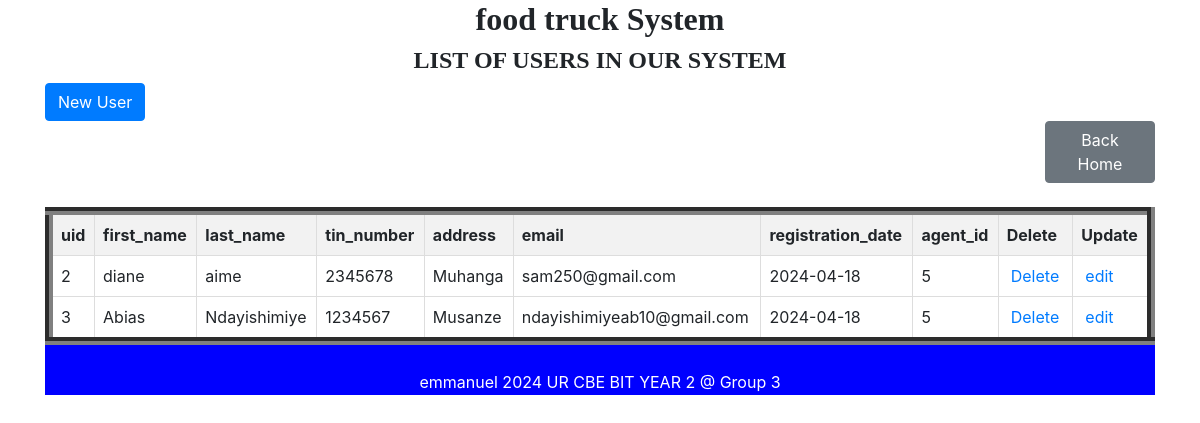
/user_table.php, run on the app's committed database.
### tables this page shows
CREATE TABLE `user` (
  `uid` int(11) NOT NULL,
  `first_name` varchar(100) NOT NULL,
  `last_name` varchar(100) NOT NULL,
  `tin_number` int(25) NOT NULL,
  `address` varchar(100) NOT NULL,
  `email` varchar(100) NOT NULL,
  `registration_date` date NOT NULL,
  `agent_id` int(11) DEFAULT NULL
);

### user_table.php (the view, shortened to what this page needs)
<!DOCTYPE html>
<html>
<head>
    <link href="https://stackpath.bootstrapcdn.com/bootstrap/4.5.2/css/bootstrap.min.css" rel="stylesheet">
</head>
<body>
    <div class="container">
        <h2 style="text-align: center; font-family: century; font-weight: bold;">food truck System</h2>
        <h4 style="text-align: center; font-family: century; font-weight: bold;">LIST OF USERS IN OUR SYSTEM</h4>
        <a href="user_form.php" class="btn btn-primary" style="margin-top: 0px;">New User</a>
        <a href="home.html" class="btn btn-secondary" style="margin-left: 1000px;">Back Home</a>
        <table class="table table-bordered">
            <thead class="bg-warning">
<?php
include "dbconnection.php";
$connection = new mysqli($host, $user, $pass, $database);
$sql = "SELECT * FROM user";
$result = $connection->query($sql);
?>
<!DOCTYPE html>
<html>
<head>
</head>
<body>
    <table border="5">
        <table border="8">
        <tr>
            <th>uid</th>
            <th>first_name</th>
            <th>last_name</th>
            <th>tin_number</th>
            <th>address</th>
            <th>email</th>
            <th>registration_date</th>
            <th>agent_id</th>
            <th>Delete</th>
            <th>Update</th>
        </tr>
        <?php
        if ($result->num_rows > 0) {
            while ($row = $result->fetch_assoc()) {
                echo "<tr>
                    <td>" . $row['uid'] . "</td>
                    <td>" . $row['first_name'] . "</td>
                    <td>" . $row['last_name'] . "</td>
                    <td>" . $row['tin_number'] . "</td>
                    <td>" . $row['address'] . "</td>
                    <td>" . $row['email'] . "</td>
                    <td>" . $row['registration_date'] . "</td>
                    <td>" . $row['agent_id'] . "</td>
                    <td><a style='padding:4px' href='deleteuser.php?uid={$row['uid']}'>Delete</a></td>
                    <td><a style='padding:4px' href='user_edit.php?uid={$row['uid']}'>edit</a></td>
                </tr>";
            }
        } else {
            echo "<tr><td colspan='8'>No data found</td></tr>";
        }
        ?>
    </table>
</body>
</html>
<footer>
            <p>emmanuel 2024 UR CBE BIT YEAR 2 @ Group 3</p>
        </center></footer>
    </body>
    </html>

### user_table.php (style rules this page uses)
table { width: 100%; border-collapse: collapse; }
th, td { border: 1px solid #ddd; padding: 8px; text-align: left; }
th { background-color: #f2f2f2; }
footer { height: 50px; text-align: center; padding: 25px; color: white; background-color: blue; }

### data on the page
user: uid "2", first_name "diane", last_name "aime", tin_number "2345678", address "Muhanga", email "sam250@gmail.com", registration_date "2024-04-18", agent "5"
user: uid "3", first_name "Abias", last_name "Ndayishimiye", tin_number "1234567", address "Musanze", email "ndayishimiyeab10@gmail.com", registration_date "2024-04-18", agent "5"
